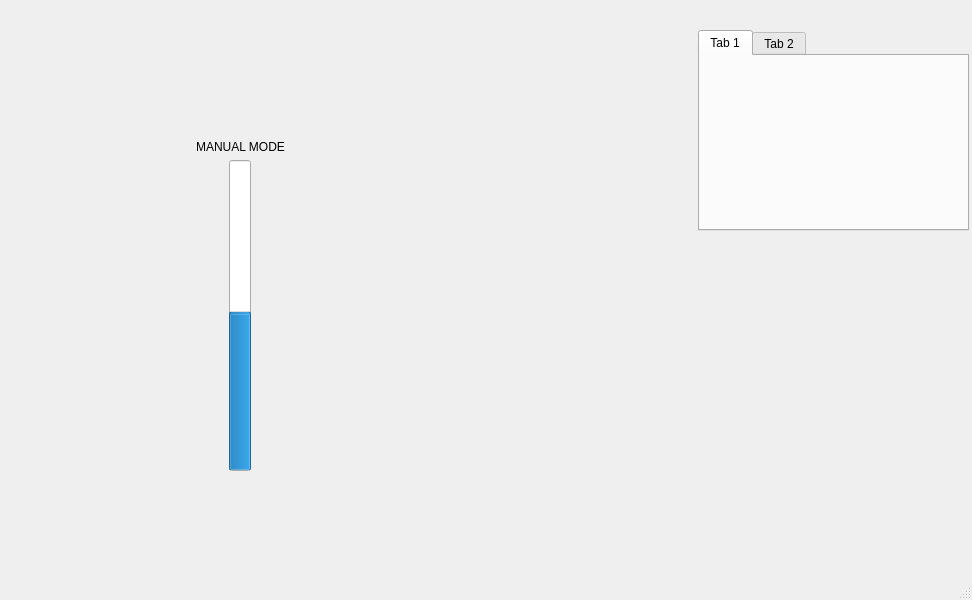
<?xml version="1.0" encoding="UTF-8"?>
<ui version="4.0">
 <class>MainWindow</class>
 <widget class="QMainWindow" name="MainWindow">
  <property name="geometry">
   <rect>
    <x>0</x>
    <y>0</y>
    <width>972</width>
    <height>600</height>
   </rect>
  </property>
  <property name="windowTitle">
   <string>MainWindow</string>
  </property>
  <widget class="QWidget" name="centralwidget">
   <widget class="QWidget" name="horizontalLayoutWidget">
    <property name="geometry">
     <rect>
      <x>20</x>
      <y>140</y>
      <width>441</width>
      <height>331</height>
     </rect>
    </property>
    <layout class="QHBoxLayout" name="horizontalLayout">
     <item>
      <layout class="QVBoxLayout" name="verticalLayout_2">
       <item>
        <widget class="QLabel" name="label">
         <property name="text">
          <string>MANUAL MODE</string>
         </property>
         <property name="alignment">
          <set>Qt::AlignCenter</set>
         </property>
        </widget>
       </item>
       <item>
        <layout class="QGridLayout" name="gridLayout">
         <item row="0" column="0">
          <widget class="QProgressBar" name="progressBar">
           <property name="value">
            <number>50</number>
           </property>
           <property name="alignment">
            <set>Qt::AlignCenter</set>
           </property>
           <property name="orientation">
            <enum>Qt::Vertical</enum>
           </property>
          </widget>
         </item>
        </layout>
       </item>
      </layout>
     </item>
    </layout>
   </widget>
   <widget class="QWidget" name="verticalLayoutWidget">
    <property name="geometry">
     <rect>
      <x>698</x>
      <y>30</y>
      <width>271</width>
      <height>201</height>
     </rect>
    </property>
    <layout class="QVBoxLayout" name="verticalLayout">
     <item>
      <widget class="QTabWidget" name="tabWidget">
       <widget class="QWidget" name="tab">
        <attribute name="title">
         <string>Tab 1</string>
        </attribute>
       </widget>
       <widget class="QWidget" name="tab_2">
        <attribute name="title">
         <string>Tab 2</string>
        </attribute>
       </widget>
      </widget>
     </item>
    </layout>
   </widget>
  </widget>
  <widget class="QStatusBar" name="statusbar"/>
 </widget>
 <resources/>
 <connections/>
</ui>
